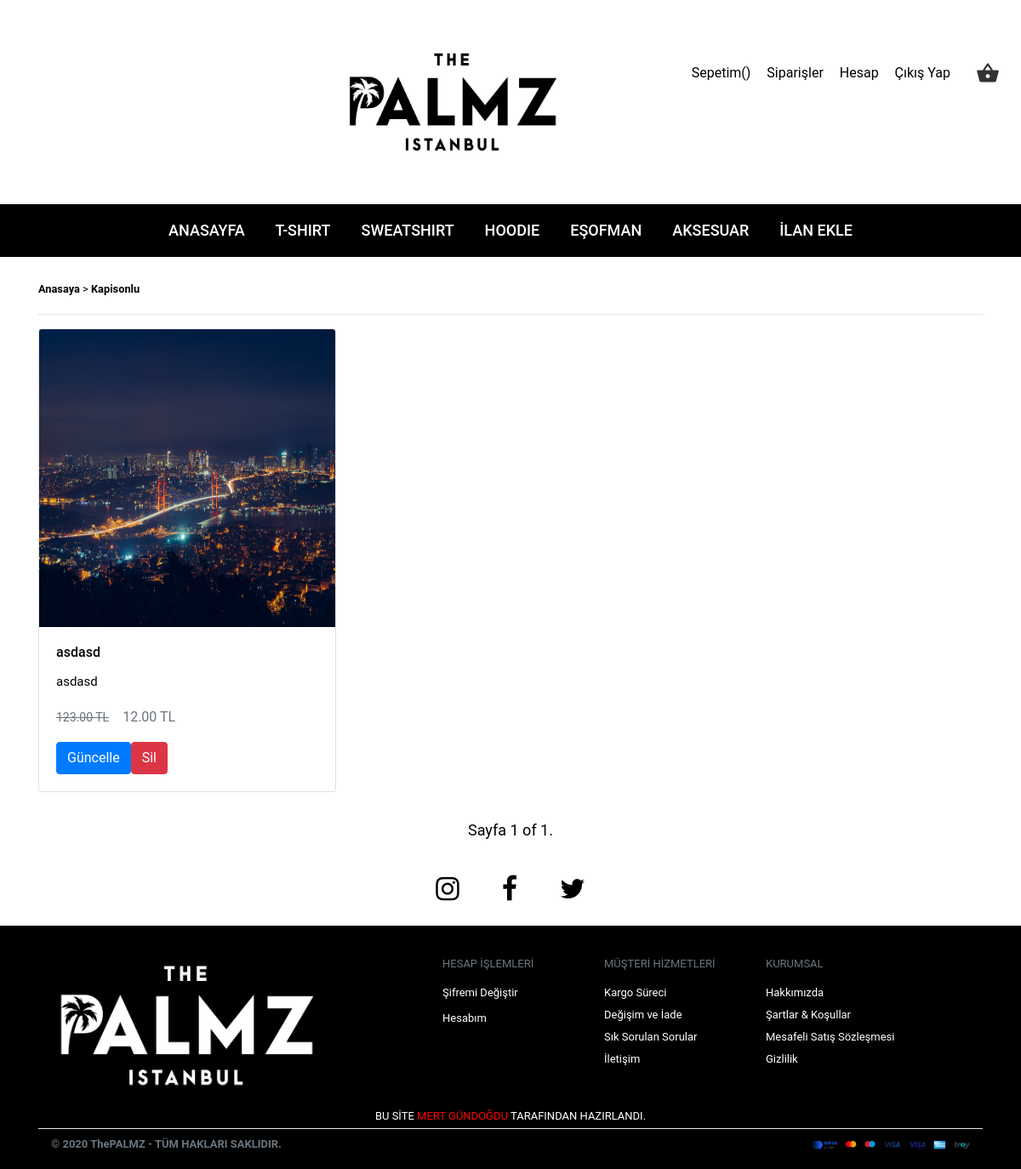
/ürün/kapisonlu/ (signed in), run on the app's committed database.
### tshirt/models.py (models this page shows, shortened)
class Item(models.Model):
	CATEGORY_CHOICES = (
			('T-Shirt' , 'T-Shirt'),
			('Sweatshirt' , 'Sweatshirt'),
			('Kapisonlu' , 'Kapisonlu'),
			('Aksesuar' , 'Aksesuar'),
			('Esofman', 'Esofman')
		)
	title = models.CharField(max_length=80,verbose_name='Başlık')  #Başlık
	description = models.CharField(max_length=120 ,verbose_name='İçerik')		   #Açıklama Yazısı
	publishing_date = models.DateTimeField(verbose_name='YayınlanmaTarihi', auto_now_add=True)  #Yayınlanma Tarihi
	urun_adedi = models.IntegerField(default=100) # ürün adedi
	pre_fiyat = models.DecimalField(max_digits=12, decimal_places=2, default=0, verbose_name='Önceki Fiyat')
	fiyat = models.DecimalField(max_digits=12, decimal_places=2,default=0)
	image = models.ImageField(null=False, blank=False,verbose_name='Ana Resim')
	image2 = models.ImageField(null=True, blank=True,verbose_name='İkinci Resim')
	image3 = models.ImageField(null=True, blank=True,verbose_name='Üçüncü Resim')
	image4 = models.ImageField(null=True, blank=True,verbose_name='Dördüncü Resim')
	category = models.CharField(max_length=15, null=False, blank=False, choices = CATEGORY_CHOICES)
	slug = models.SlugField(unique=True, editable =False, max_length=140)
	class Meta:
		ordering = ["-publishing_date"]
	def __str__(self):
		return self.title
	def get_absolute_url(self):
		return reverse('item:detail', kwargs={'slug':self.slug})
	def get_update_url(self):
		return reverse('item:update', kwargs={'slug':self.slug})
	def get_delete_url(self):
		return reverse('item:delete', kwargs={'slug':self.slug})

### order/models.py (called while the page is built)
	@property
	def amount(self):
		return (self.quantity * self.item.fiyat)

	@property
	def fiyat(self):
		return (self.item.fiyat)

### tshirt/views.py (called while the page is built)
def kapisonlu_index(request):
	current_user = request.user
	schopcart = ShopCart.objects.filter(user__id = current_user.id).order_by('-id')
	total = 0
	for rs in schopcart:
		total += rs.item.fiyat * rs.quantity
	kapisonlu_list = Item.objects.filter(category='Kapisonlu')
	paginator = Paginator(kapisonlu_list,15)
	page = request.GET.get('sayfa')
	try:
		kapisonlu = paginator.page(page)
	except PageNotAnInteger:
		kapisonlu = paginator.page(1)
	except EmptyPage:
		kapisonlu = paginator.page(paginator.num_pages)
	return render(request, 'items/kapisonlu/index.html' , {'kapisonlu': kapisonlu,'schopcart':schopcart,'total':total})

### templates/items/kapisonlu/index.html (shortened to what this page needs)
{% extends 'base.html' %}
{% block body %}
	<section id="cards" class="mt-4">
            <div class="container">
                <div>
                    <small><a style="text-decoration: none; color:#000; font-weight: bold;" href="{% url 'home' %}">Anasaya</a> > <a style="font-weight:bold; text-decoration: none; color:#000;" href=""> Kapisonlu</a></small>
                    <hr/>
                </div>
                <div class="row mb-3">
                	{% for kapisonlu in kapisonlu %}
                    <div class="col-6 col-md-4 mb-3">
                    	<div class="card text-center">
                            <a href="{{ kapisonlu.get_absolute_url }}"><img style="height:350px;" src="{{ kapisonlu.image.url }}" class="card-img-top img-fluid"></a>
                            <div class="card-body">
                                <h6 class="card-title text-left"><a style="color: black; text-decoration: none;" href="{{ kapisonlu.get_absolute_url }}">{{ kapisonlu.title }}</a></h6>
                                <p class="card-description text-left" style="font-size: 15px">{{ kapisonlu.description }}</p>
                                {% if kapisonlu.pre_fiyat %}
                                <p class="card-info text-muted text-left"><span style="font-size: 14px;" class="mr-3"><del>{{ kapisonlu.pre_fiyat }} TL</del></span>{{ kapisonlu.fiyat }} TL</p>
                                {% else %}
                                <p class="card-info text-muted text-left"></span>{{ kapisonlu.fiyat }} TL</p>
                                {% endif %}
                                {% for g in user.groups.all %}
                                {% if g.name == 'yönetim' %}
                                <a href="{{ kapisonlu.get_update_url }}" class="btn btn-primary" style="float: left;" role="button">Güncelle</a>
                                <a href="{{ kapisonlu.get_delete_url }}" class="btn btn-danger" style="float: left;" role="button">Sil</a>
                                {% endif %}
                                {% endfor %}
                            </div>
                        </div>
                    </div>
                    {% endfor %}
                </div>
            </div>
            <div class="row">
                <div class="col-md-6 col-md-offset-3 mb-3" style="margin: auto;">
                    <div class="pagination" style="margin:auto; font-size: 18px;">
                        <span class="step-links" style="margin: auto;">
                            <span class="current">
                                Sayfa {{ kapisonlu.number }} of {{ kapisonlu.paginator.num_pages }}.
                            </span>
                        </span>
                    </div>
                </div>
            </div>
        </section>
{% endblock %}

### templates/header.html (shortened to what this page needs)
{% load static %}
<header id="home" style="font: {% static 'ArcaMajora3-Bold 700.otf' %}" class="page-header text-center" data-type="anchor">
    <div class="rd-navbar-wrap">
        <nav data-layout="rd-navbar-fixed" data-sm-layout="rd-navbar-static" data-md-device-layout="rd-navbar-fixed" data-lg-layout="rd-navbar-static" data-lg-device-layout="rd-navbar-static" data-sm-stick-up-offset="50px" data-lg-stick-up-offset="150px" class="rd-navbar">
            <div class="rd-navbar-inner">
                <div class="rd-navbar-panel">
                    <div class="rd-navbar-cart-wrap">
                        <div class="rd-navbar-cart-floating">
                            <button class="rd-navbar-cart-toggle"
                                    data-rd-navbar-toggle=".rd-navbar-cart, .rd-navbar-cart-floating">
                                <span></span>
                            </button>
                        </div>
                    </div>
                    <ul class="rd-navbar-collapse text-center" style="align-items: center;">
                        <li>
                            <a href="/shopcart/">Sepetim({{request.session.cart_items}})</a>
                        </li>
                        {% if request.user.is_authenticated %}
                            {% for g in user.groups.all %}
                            {% if g.name == 'yönetim' %}
                            <li>
                                <a href="{% url 'siparisler' %}">Siparişler</a>
                            </li>
                            <li>
                                <a href="#hesap">Hesap</a>
                            </li>
                            {% endif %}
                            {% endfor %}
                            <li>
                                <a href="{% url 'accounts:logout' %}" onclick="return confirm('Çıkış Yapılacaktır. Emin Misiniz?')">Çıkış Yap</a>
                            </li>
                        {% endif %}
                    </ul>
                    <div class="rd-navbar-brand" style="margin-left: 32%;width: 120px; height: 140px;">
                        <a href="{% url 'home' %}"><img src="{% static 'images/anasayfalogo.png' %}" alt="" class="brand"></a>
                    </div>
                </div>
            </div>
            <div class="rd-navbar-outer" style="background: #000 !important;">
                <div class="rd-navbar-inner" >
                    <div class="rd-navbar-subpanel" style="margin: auto !important;">
                        <div class="rd-navbar-nav-wrap">
                            <ul class="rd-navbar-nav" style="color: #fff;">
                                <li class="active">
                                    <a href="{% url 'home' %}">Anasayfa</a>
                                </li>
                                <li>
                                    <a href="{% url 'item:tshirt' %}">T-Shirt</a>
                                </li>
                                <li>
                                    <a href="{% url 'item:sweatshirt' %}">Sweatshirt</a>
                                </li>
                                <li>
                                    <a href="{% url 'item:kapisonlu' %}">Hoodie</a>
                                </li>
                                <li>
                                    <a href="{% url 'item:esofman' %}">Eşofman</a>
                                </li>
                                <li>
                                    <a href="{% url 'item:aksesuar' %}">Aksesuar</a>
                                </li>
                                {% for g in user.groups.all %}
                                {% if g.name == 'yönetim' %}
                                <li>
                                    <a href="{% url 'item:create' %}">İlan Ekle</a>
                                </li>
                                {% endif %}
                                {% endfor %}
                            </ul>
                        </div>
                    </div>
                </div>
            </div>
        </nav>
    </div>
</header>

### static/css/style.css (style rules this page uses)
body, ul, li, canvas, button { margin: 0; padding: 0; border: 0; font: inherit; vertical-align: top; }
button, input, textarea, select { display: inline-block; -webkit-appearance: none; outline: none; color: inherit; overflow: visible; background-color: transparent; box-shadow: none; border-radius: 0; }
*, *:before, *:after { box-sizing: border-box; }
a, a[href^="tel:"], a[href^="callto:"] { font: inherit; color: inherit; text-decoration: none; }
body { font-family: "Roboto", sans-serif; font-weight: 400; font-size: 16px; line-height: 1.7; -webkit-text-size-adjust: none; color: #777777; background: #fff; }
@media (min-width: 992px) { body { font-size: 16px; line-height: 26px; } }
.brand { max-height: 70px; }

### templates/base.html (style rules this page uses)
hr { background-color: white; }

### data on the page
Item: image (picture), title "asdasd", description "asdasd", pre_fiyat "123.00", fiyat "12.00"

### other printed values
{{ kapisonlu.number }} "1"
{{ kapisonlu.paginator.num_pages }} "1"
